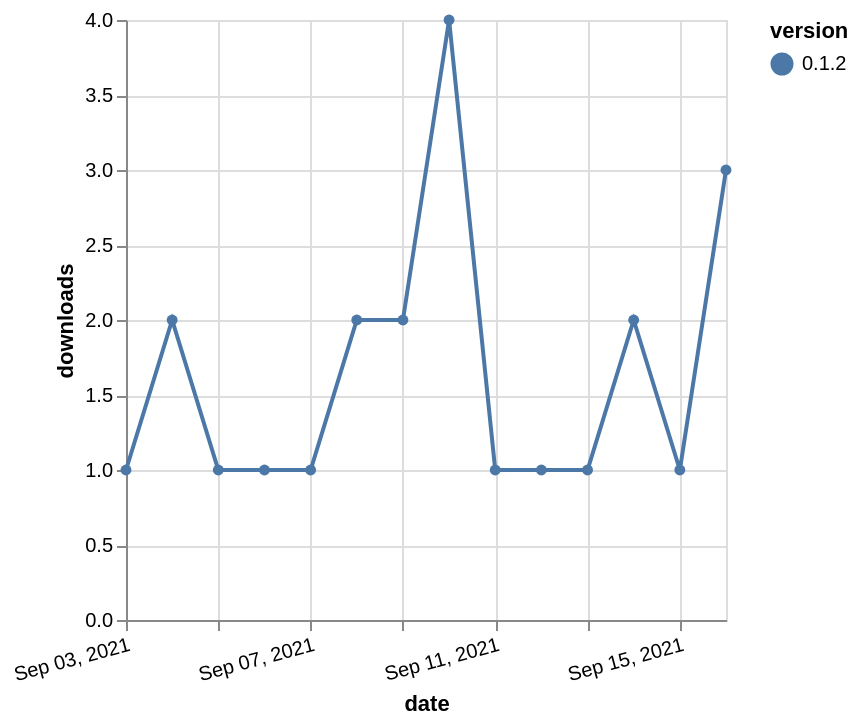

Here is the Vega-Lite specification saved for this chart:
### Vega-Lite specification from a JSON file in a GitHub repository (floating-point values rounded to 4 significant figures)
{"$schema": "https://vega.github.io/schema/vega-lite/v5.json", "description": "A simple bar chart with embedded data.", "data": {"values": [{"date": "2021-09-03", "total": 396, "delta": 1, "version": "0.1.2"}, {"date": "2021-09-04", "total": 398, "delta": 2, "version": "0.1.2"}, {"date": "2021-09-05", "total": 399, "delta": 1, "version": "0.1.2"}, {"date": "2021-09-06", "total": 400, "delta": 1, "version": "0.1.2"}, {"date": "2021-09-07", "total": 401, "delta": 1, "version": "0.1.2"}, {"date": "2021-09-08", "total": 403, "delta": 2, "version": "0.1.2"}, {"date": "2021-09-09", "total": 405, "delta": 2, "version": "0.1.2"}, {"date": "2021-09-10", "total": 409, "delta": 4, "version": "0.1.2"}, {"date": "2021-09-11", "total": 410, "delta": 1, "version": "0.1.2"}, {"date": "2021-09-12", "total": 411, "delta": 1, "version": "0.1.2"}, {"date": "2021-09-13", "total": 412, "delta": 1, "version": "0.1.2"}, {"date": "2021-09-14", "total": 414, "delta": 2, "version": "0.1.2"}, {"date": "2021-09-15", "total": 415, "delta": 1, "version": "0.1.2"}, {"date": "2021-09-16", "total": 418, "delta": 3, "version": "0.1.2"}]}, "width": "container", "mark": {"type": "line", "point": {"filled": true}}, "encoding": {"x": {"field": "date", "type": "temporal", "timeUnit": "yearmonthdate", "title": "date", "axis": {"labelAngle": -15}}, "y": {"field": "delta", "type": "quantitative", "title": "downloads"}, "color": {"field": "version", "type": "nominal"}, "tooltip": {"field": "delta"}}}
